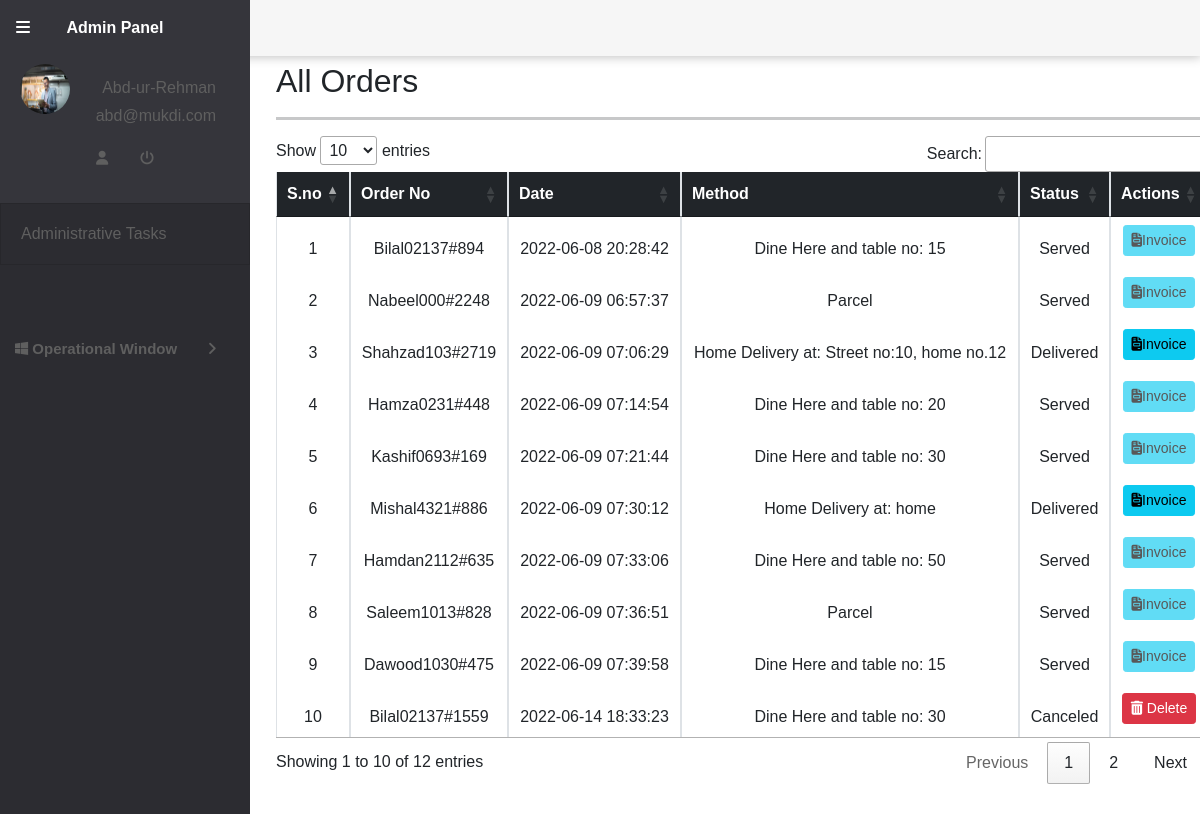
/admin_all_orders.php (signed in), run on the app's committed database.
### tables this page shows
CREATE TABLE `confirm_orders` (
  `S_No` int(11) NOT NULL,
  `username` varchar(50) NOT NULL,
  `Dishes` text NOT NULL,
  `prices` text NOT NULL,
  `quantities` text NOT NULL,
  `subtotals` text NOT NULL,
  `grand_total` int(10) NOT NULL,
  `Date` datetime NOT NULL DEFAULT current_timestamp(),
  `Order_type` text NOT NULL,
  `Status` text NOT NULL,
  `Method` text NOT NULL,
  `order_no` varchar(50) NOT NULL,
  `chef_username` text NOT NULL,
  `paid` text DEFAULT NULL
);

### admin_all_orders.php (the view, shortened to what this page needs)
<!DOCTYPE html>
<html>
	<head>
	<link href="https://cdn.jsdelivr.net/npm/bootstrap@5.1.3/dist/css/bootstrap.min.css" rel="stylesheet">
	<link rel="stylesheet" href="//cdn.datatables.net/1.10.20/css/jquery.dataTables.min.css">
    <link rel="stylesheet" href="style/design.css">
	</head>
	<body>
	<?php require 'partials/admin_panel.php'; ?>
<div class= 'content-bar'>
<div class='container' style='margin-bottom:30px;'>
<h2>All Orders</h2>
<?php
	if(1)
	{
	echo "
        <hr style='width:100%; height:3px;'>
			<table class='table table-bordered text-center table-hover table-responsive' id='myTable'>
  				<thead class='bg-dark text-white'>
    				<tr>
      					<th scope='col'>S.no</th>
      					<th scope='col'>Order No</th>
      					<th scope='col'>Date</th>
      					<th scope='col'>Method</th>
						<th scope='col'>Status</th>
						<th scope='col'>Actions</th>
						<th scope='col' style='display:none;'></th>
    				</tr>
  				</thead>
  					<tbody>";
					  	require 'partials/db_connect.php';
						$sql = 'SELECT * FROM `confirm_orders`';
						$result = mysqli_query($conn, $sql);
          				$sno = 0;
          				while($row = mysqli_fetch_assoc($result))
						{
            			$sno = $sno + 1;
    					echo "<tr>
      						<td scope='row' style='padding-top:20px;'>".$sno."</td>
      						<td style='padding-top:20px;'>".$row['order_no']."</td>
      						<td style='padding-top:20px;'>".$row['Date']."</td>
      						<td style='padding-top:20px;'>".$row['Method']."</td>
							<td style='padding-top:20px;'>".$row['Status']."</td>
							<td>";if($row['Status']=="Canceled"){
                                        echo "<button class='btn btn-sm btn-danger delete_the_canceled_order'><i class='fa fa-trash'></i> Delete</button>";
                                  }
                                  else{
                                                if($row['Status']=="Delivered"){
                                                    echo "<button class='btn btn-sm btn-info Invoice_order'><i class='fa-solid fa-file-invoice'></i>Invoice</button>";
                                                }
                                                else{
                                                echo "<button class='btn btn-sm btn-info' disabled><i class='fa-solid fa-file-invoice'></i>Invoice</button>";
                                                }
                                    }
                            echo "</td>
							<td style='display:none;'>".$row['S_No']."</td>
						</tr>";
						}
  					echo "</tbody>
			</table>
		</div>
	</div>
	</div>";
	}
?>
</body>
</html>

### partials/admin_panel.php (shortened to what this page needs)
<div id="top-nav-bar">
			<div id="sticky-left-controls">
				<div id="toggle-sidebar" class="toggle-left-navbar">
					<i class="fa fa-bars"></i>
				</div>
				<div id="logo" title="Admin/Dine out">
					Admin Panel
				</div>
			</div>
		</div>
		<div id="left-nav-bar" class="left-nav-dropdown" style = "z-index:1000;">
			<div id="person-info">
				<div id="person-image">
					<div id="person-name">
						<h6>Abd-ur-Rehman</h6>
						<h6>abd@mukdi.com</h6>
					</div>
				</div>
				<div id="extra-settings">
					<a href="emp_profile.php" data-bs-toggle="tooltip" data-bs-placement="left" title="Profile" ><i class="fa-solid fa-user"></i></a>
					<a class = "emp_admin_logout" data-bs-toggle="tooltip" data-bs-placement="right" title="Logout"><i class="fa fa-power-off"></i></a>
				</div>
			</div>
			<div id="list-all" style="height: 100%;">
				<h6>Administrative Tasks</h6>
					<ul>
						<li>
							<div class="dropdown-list"><i class="fa-brands fa-windows"></i> Operational Window
							<i class="fa fa-angle-right"></i></div>
						</li>
					</ul>
			</div>
		</div>

### style/design.css (style rules this page uses)
* { margin: 0; padding: 0; box-sizing: border-box; font-family: 'Maven Pro', sans-serif; }
body { background-color: white; margin: 0, 0, 0, 0; padding-bottom: 0px; }
ul li { list-style: none; margin-bottom: 12px; }
.container { padding: 0 16px; }
.container::after, .row::after { content: ""; clear: both; display: table; }
#top-nav-bar { box-shadow: 1px 1px 10px rgba(0,0,0,0.25); font-size: 1em; position: fixed; width: 100%; z-index: 111; background-color: #f6f6f6; }
#sticky-left-controls { width: 250px; float: left; background-color: #f8be3f; }
#sticky-left-controls div { display: inline-block; padding: 1em; color: white; font-weight: bold; }
#left-nav-bar { width: 250px; position: fixed; top: 3.6em; left: 0; bottom: 0; color: #5f5f5f; font-size: 14px; overflow-x: hidden; display: block; transition: 1s; overflow: auto; }
.content-bar { position: absolute; top: 3.9em; left: 260px; transition: 1s; width: 80%; }
#person-info { background-color: #35353b; }
#person-image { padding: 1em 0 0 1em; overflow: hidden; }
#person-name { position: absolute; right: 20px; width: calc(100% - 50px); text-align: right; padding: 1em; }
#person-name h6 { color: #5f5f5f; display: inline-block; padding: 0; }
#extra-settings { margin-top: 50px; clear: both; padding: 20px; text-align: center; }
#extra-settings a { padding: 1em; text-decoration: none; color: #5f5f5f; display: inline-block; }
#list-all { background-color: #2c2c31; }
#list-all .dropdown-list { position: absolute; left: 0px; font-size: 15px; padding: 15px; width: 100%; }
#list-all h6 { border: 1px solid #27272b; padding: 20px; }
#list-all ul { padding-top: 50px; }
#list-all ul li { font-weight: bold; }
#list-all ul .fa-angle-right { position: absolute; margin-top: 3px; margin-left: 30px; }

### data on the page
confirm_orders: order_no "Bilal02137#894", Date "2022-06-08 20:28:42", Method "Dine Here and table no: 15", Status "Served", shows "Invoice"
confirm_orders: order_no "Nabeel000#2248", Date "2022-06-09 06:57:37", Method "Parcel", Status "Served", shows "Invoice"
confirm_orders: order_no "Shahzad103#2719", Date "2022-06-09 07:06:29", Method "Home Delivery at: Street no:10, home no.12", Status "Delivered", shows "Invoice"
confirm_orders: order_no "Hamza0231#448", Date "2022-06-09 07:14:54", Method "Dine Here and table no: 20", Status "Served", shows "Invoice"
confirm_orders: order_no "Kashif0693#169", Date "2022-06-09 07:21:44", Method "Dine Here and table no: 30", Status "Served", shows "Invoice"
confirm_orders: order_no "Mishal4321#886", Date "2022-06-09 07:30:12", Method "Home Delivery at: home", Status "Delivered", shows "Invoice"
confirm_orders: order_no "Hamdan2112#635", Date "2022-06-09 07:33:06", Method "Dine Here and table no: 50", Status "Served", shows "Invoice"
confirm_orders: order_no "Saleem1013#828", Date "2022-06-09 07:36:51", Method "Parcel", Status "Served", shows "Invoice"
confirm_orders: order_no "Dawood1030#475", Date "2022-06-09 07:39:58", Method "Dine Here and table no: 15", Status "Served", shows "Invoice"
confirm_orders: order_no "Bilal02137#1559", Date "2022-06-14 18:33:23", Method "Dine Here and table no: 30", Status "Canceled", shows "Delete"
